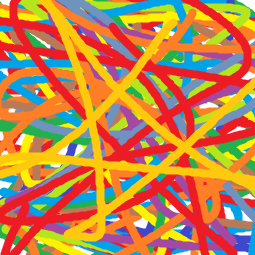
#> input picture lvl4/template.png, 255 x 255 px, found by its file name
$ python -i image_compression4.py   (imports and definitions only)
#> lines starting #> are read from the running program, lines starting #| are printed output that depends on the picture
#> in process_green, im is the input picture: PIL image 255x255 RGB; mean R, G, B 192.2, 133.3, 78.5
from PIL import Image
import numpy as np
from matplotlib import cm
from struct import *
import os.path

def get_shape(arr): # Function that gets the shape of an image.

    size = arr.shape
    height = size[0]
    width = size[1]
    depth = size[2]
    return height, width, depth

def compressor(data): # Function that compresses the given image array with lzw algorithm.

    # Building the dictionary
    code = 256
    dictionary_size = 256
    current_string = ""
    compressed = []
    dictionary = {chr(i): i for i in range(dictionary_size)}

    # LZW Compression algorithm
    for element in data:
        new_string = current_string + chr(element)

        if new_string in dictionary:
            current_string = new_string

        else:
            compressed.append(dictionary[current_string])
            dictionary[new_string] = code
            code += 1
            current_string = chr(element)

    if current_string in dictionary:
        compressed.append(dictionary[current_string])

    return compressed

def decompressor(compressed,im): # Function that decompresses the given array with lzw algorithm.

        # Building the dictionary
        dictionary = {i: bytes([i]) for i in range(256)}
        w = bytes([compressed.pop(0)])
        result = [w]
        # LZW Decompression algorithm
        for k in compressed:
            if k in dictionary:
                entry = dictionary[k]
            elif k == len(dictionary):
                entry = w + bytes([w[0]])
            else:
                raise ValueError("Bad compressed k: %s" % k)
            result.append(entry)

            dictionary[len(dictionary)] = w + bytes([entry[0]])
            w = entry

        # Convert the list of bytes to a numpy array
        decompressed_data = b"".join(result)
        decompressed_image = np.frombuffer(decompressed_data, dtype=np.uint8).reshape(get_shape(pil_to_np(red(im))))

        return decompressed_image

def save_image(arr): # Function that saves the compressed image.
    compressed_image = Image.fromarray(arr).save("lvl4/result.png")
    return compressed_image

def rgb(img):
    return img.convert('RGB')

def gray(img):
    return img.convert('L')

def red(img):
    RGB = img.split()
    R = RGB[0]
    G = RGB[1]
    B = RGB[2]

    R = R.point(lambda i: i*1)
    G = G.point(lambda i: i*0)
    B = B.point(lambda i: i*0)

    return Image.merge("RGB", (R,G,B))

def blue(img):
    RGB = img.split()
    R = RGB[0]
    G = RGB[1]
    B = RGB[2]

    R = R.point(lambda i: i*0)
    G = G.point(lambda i: i*0)
    B = B.point(lambda i: i*1)

    return Image.merge("RGB", (R,G,B))

def green(img):
    RGB = img.split()
    R = RGB[0]
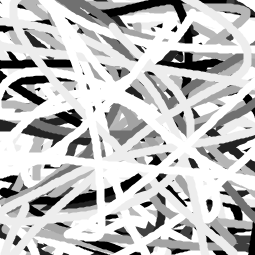
#> R: PIL image 255x255 L; min 0, max 255, mean 192.2
    G = RGB[1]
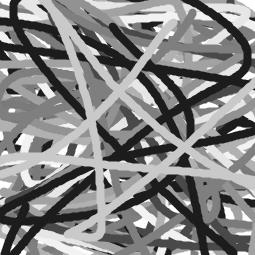
#> G: PIL image 255x255 L; min 28, max 255, mean 133.3
    B = RGB[2]
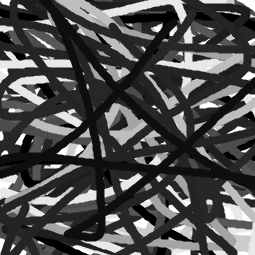
#> B: PIL image 255x255 L; min 0, max 255, mean 78.5

    R= R.point(lambda i: i*0)
#> R: PIL image 255x255 L; every value is 0
    G= G.point(lambda i: i*1)
    B= B.point(lambda i: i*0)

    return Image.merge("RGB", (R,G,B))
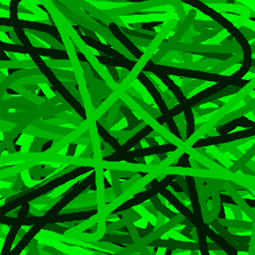
#> returned value: PIL image 255x255 RGB; mean R, G, B 0, 133.3, 0

def pil_to_np(img):

    return np.array(img)

def save_compressed_data(arr): # Function that saves the compressed file bite-wise.
    output_file = open("lvl4/compressed"+".bin","wb")
    for data in arr:
        output_file.write(pack('>H',int(data)))
    return output_file

def process_red(): # Function that generates a image with only red channel.
    im = Image.open("lvl4/template.png")
    desired_image = red(im)
    compressed = compressor(pil_to_np(desired_image).flatten())
    save_compressed_data(compressed)
    decompressed = decompressor(compressed, im)
    save_image(decompressed)


def process_green(): # Function that generates a image with only green channel.
    im = Image.open("lvl4/template.png")
    desired_image = green(im)
    compressed = compressor(pil_to_np(desired_image).flatten())
#> in compressor, `code = 256`: code = 256
#> the loop in compressor, `for element in data:` made 195075 passes
#> (element, current_string) on passes 2, 5, 8, 26, 29, 32: (253, 'ý'), (255, 'ÿ'), (255, 'ÿ'), (255, 'ÿ'), (255, 'ÿ'), (212, 'Ô')
#> element on passes 3, 4, 6, 7, 9, 10: 0, 0, 0, 0, 0, 0
#> after the loop in compressor, `for element in data:`: code = 18319; compressed = 18063 values, max 18253 at index 18046, min 0 at index 0, mean 4488.5; dictionary = 18319 items
#> compressed = 18064 values, max 18253 at index 18046, min 0 at index 0, mean 4488.3
    save_compressed_data(compressed)
#> the loop in save_compressed_data, `for data in arr:` made 18064 passes
    decompressed = decompressor(compressed,im)
#> the loop in decompressor, `for k in compressed:` made 18063 passes
#> after the loop in decompressor, `for k in compressed:`: dictionary = 18319 items; result = 18064 items
#> in red, `return Image.merge("RGB", (R,G,B))`:
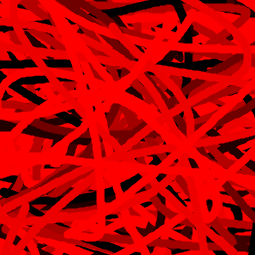
#> returned value: PIL image 255x255 RGB; mean R, G, B 192.2, 0, 0
#> in get_shape, `size = arr.shape`: size = (255, 255, 3)
#> in get_shape, `height = size[0]`: height = 255
#> in get_shape, `depth = size[2]`: depth = 3
    save_image(decompressed)


def process_blue(): # Function that generates a image with only blue channel.
    im = Image.open("lvl4/template.png")
    desired_image = blue(im)
    compressed = compressor(pil_to_np(desired_image).flatten())
    save_compressed_data(compressed)
    decompressed = decompressor(compressed, im)
    save_image(decompressed)

def get_size(path):

    return str(os.path.getsize(path))

def ratio(path_1, path_2):

    ratio = os.path.getsize(path_1)/os.path.getsize(path_2)
    return ratio

#process_green()
#process_red()
#process_blue()

>>> result = process_green()
